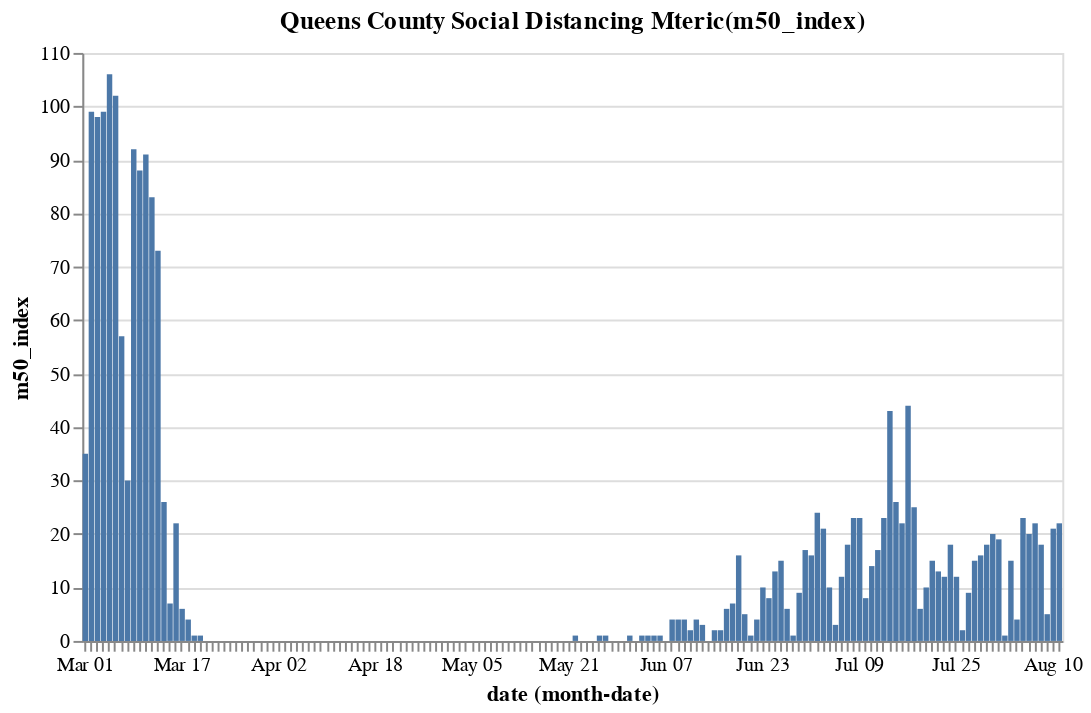

Notebook cell for this chart:
### Code cell
base_queens.encode(y="m50_index").properties(title='Queens County Social Distancing Mteric(m50_index)')

### Figure 1 — Vega-Lite specification as saved in the notebook (floating-point values rounded to 4 significant figures; data arrays with more than 128 entries replaced by an {"elided": "..."} marker saying what was removed)
{"config": {"view": {"continuousWidth": 400, "continuousHeight": 300}}, "data": {"name": "data-1a91c0f1c3a4a7e21d5aa904a12e2652"}, "mark": "bar", "encoding": {"x": {"type": "ordinal", "field": "date", "timeUnit": "monthdate"}, "y": {"type": "quantitative", "field": "m50_index"}}, "title": "Queens County Social Distancing Mteric(m50_index)", "width": 500, "$schema": "https://vega.github.io/schema/vega-lite/v4.8.1.json", "datasets": {"data-1a91c0f1c3a4a7e21d5aa904a12e2652": {"elided": "162 records"}}}
